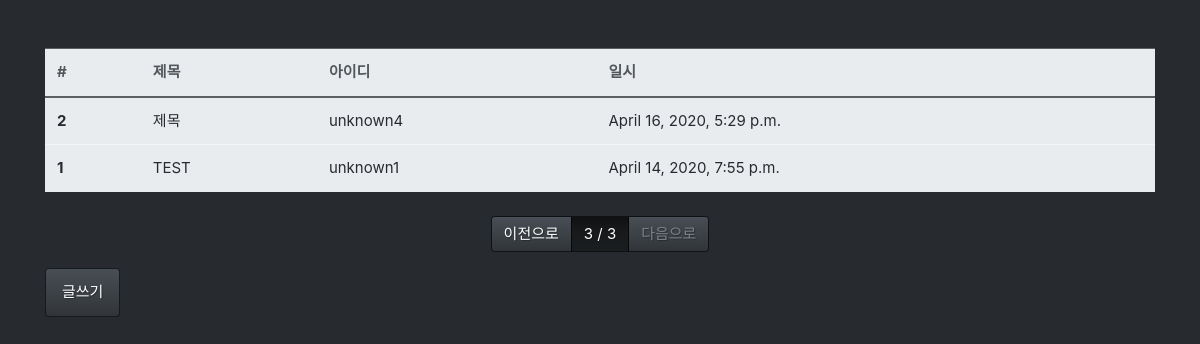
The app's page /board/list/?p=3 with its own data.
### board/models.py (models this page shows, shortened)
class Board(models.Model):
    title = models.CharField(max_length=128,
                            verbose_name='제목')
    contents = models.TextField(verbose_name='내용')
    writer = models.ForeignKey('csuser.Csuser', on_delete=models.CASCADE,
                                verbose_name='작성자')
    tags = models.ManyToManyField('tag.Tag', verbose_name='태그')
    registered_dttm = models.DateTimeField(auto_now_add=True,
                                verbose_name='작성시간')
    class Meta:
        db_table = 'cscommunity_board'
        verbose_name = '커뮤니티 게시글'
        verbose_name_plural = '커뮤니티 게시글'

### csuser/models.py (models this page shows)
class Csuser(models.Model):
    username = models.CharField(max_length=64,
                        verbose_name='회원명')
    useremail = models.EmailField(max_length=128,
                        verbose_name='사용자이메일')
    password = models.CharField(max_length=64,
                        verbose_name='비밀번호')
    registered_dttm = models.DateTimeField(auto_now_add=True, verbose_name='등록시간')
    def __str__(self):
        return self.username
    class Meta:
        db_table = 'cscommunity_user'
        verbose_name = '커뮤니티 회원'
        verbose_name_plural = '커뮤니티 회원'

### board/views.py (the view)
# urls.py: path('list/', views.board_list),
def board_list(request):
    all_boards = Board.objects.all().order_by('-id')
    page = int(request.GET.get('p',1))
    paginator = Paginator(all_boards, 2)
    boards = paginator.get_page(page)
    return render(request, 'board_list.html', {'boards': boards})

### board/templates/board_list.html
{% extends "base.html" %}
{% block contents %}
<div class="row mt-5">
    <div class="col-12">
        <table class="table table-light">
            <thead class="thead-light">
                <tr>
                    <th>#</th>
                    <th>제목</th>
                    <th>아이디</th>
                    <th>일시</th>
                </tr>
            </thead>
            <tbody class="text-dark">
                {% for board in boards %}
                <tr onclick="location.href='/board/detail/{{ board.id }}'">
                    <th>{{ board.id }}</th>
                    <td>{{ board.title }}</td>
                    <td>{{ board.writer }}</td>
                    <td>{{ board.registered_dttm }}</td>
                </tr>
                {% endfor %}
            </tbody>
        </table>
    </div>
</div>
<div class="row mt-2">
    <div class="col-12">
        <nav>
            <ul class="pagination justify-content-center">
                {% if boards.has_previous %}
                <li class="page-item">
                    <a class="page-link" href="?p={{ boards.previous_page_number }}">이전으로</a>
                </li>
                {% else %}
                <li class="page-item disabled">
                    <a class="page-link" href="#">이전으로</a>
                </li>
                {% endif %}
                <li class="page-item active">
                    <a class="page-link" href="#">{{ boards.number }} / {{ boards.paginator.num_pages }}</a>
                </li>
                {% if boards.has_next %}
                <li class="page-item">
                    <a class="page-link" href="?p={{ boards.next_page_number }}">다음으로</a>
                </li>
                {% else %}
                <li class="page-item disabled">
                    <a class="page-link disabled" href="#">다음으로</a>
                </li>
                {% endif %}
            </ul>
        </nav>
    </div>
</div>
<div class="row">
    <div class="col-12">
        <button class="btn btn-primary" onclick="location.href='/board/write/'">글쓰기</button>
    </div>
</div>
{% endblock %}

### records on screen
Board: id "2", title "제목", writer "unknown4", registered_dttm "April 16, 2020, 5:29 p.m."
Board: id "1", title "TEST", writer "unknown1", registered_dttm "April 14, 2020, 7:55 p.m."

### other values on screen
{{ boards.number }} "3"
{{ boards.paginator.num_pages }} "3"
